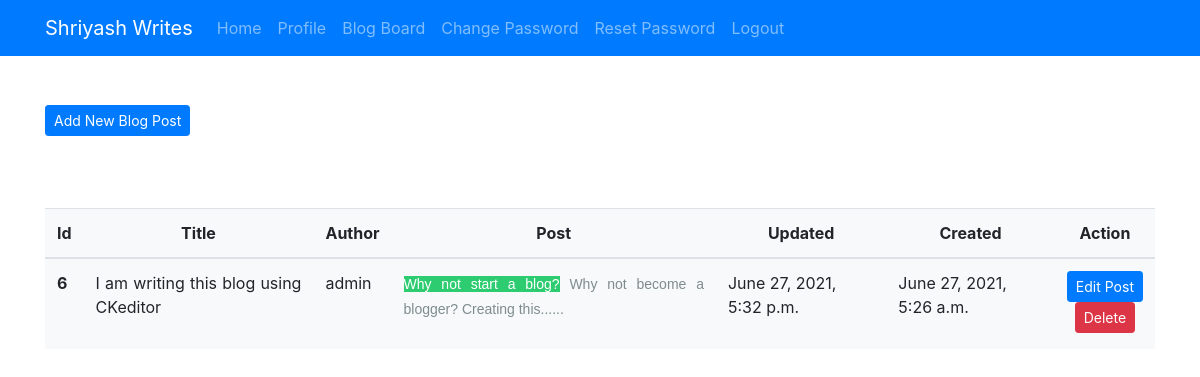
Page /blogdashboard/ (signed in) on the committed database.
### mywebsite/models.py (models this page shows, shortened)
class BlogPost(models.Model):
    title = models.CharField(max_length=150)
    author = models.ForeignKey(User,on_delete=models.CASCADE)
    blog_post = RichTextUploadingField()
    updated = models.DateTimeField(auto_now=True)
    created = models.DateTimeField(auto_now_add=True)
    likes = models.ManyToManyField(User, related_name='likes')
    class Meta:
        ordering = ('-created',)

### mywebsite/views.py (the view)
# urls.py: path('blogdashboard/', views.blogdashboard, name='blogdashboard'),
def blogdashboard(request):
    if request.user.is_authenticated:
        user = request.user
        posts = BlogPost.objects.filter(author=user)
        return render(request, 'blogdashboard.html', {'posts': posts})
    else:
        return HttpResponseRedirect('/login/')

### mywebsite/templates/blogdashboard.html (shortened to what this page needs)
{% extends 'base1.html' %}
{% load static %}
{% block content %}
<div class="container my-5">
  <a href="{% url 'addpost' %}" class="text-center btn btn-sm btn-primary">Add New Blog Post</a>
  <br><br>
    {% if posts %}
    <table class="table table-hover shadow-sm p-5 mb-5 bg-light my-5">
      <thead>
        <tr class="text-center">
          <th scope="col">Id</th>
          <th scope="col">Title</th>
          <th scope="col">Author</th>
          <th scope="col">Post</th>
          <th scope="col">Updated</th>
          <th scope="col">Created</th>
          <th scope="col">Action</th>
        </tr>
      </thead>
      <tbody>
        {% for post in posts %}
        <tr>
          <th scope="row">{{post.id}}</th>
          <td class="text-justify">{{post.title}}</td>
          <td class="text-justify">{{post.author}}</td>
          <td class="text-justify">{{post.blog_post|safe|slice:':300'}}......</td>
          <td>{{post.updated}}</td>
          <td>{{post.created}}</td>
          <td class='text-center'>
            <a href="{% url 'updatepost' post.id %}" class="btn btn-sm btn-primary">Edit Post</a>
              <form action="{% url 'deletepost' post.id %}" method="POST" class="">
                <input type="submit" class="btn btn-sm btn-danger" value="Delete">
              </form>
          </td>
        </tr>
        {% endfor %}
      </tbody>
    </table>
    {% endif %}
</div>
{% endblock content %}

### rows in the picture
BlogPost: id "6", title "I am writing this blog using CKeditor", author "admin", blog_post "Why not start a blog? Why not become a blogger? Creating this", updated "June 27, 2021, 5:32 p.m.", created "June 27, 2021, 5:26 a.m."
